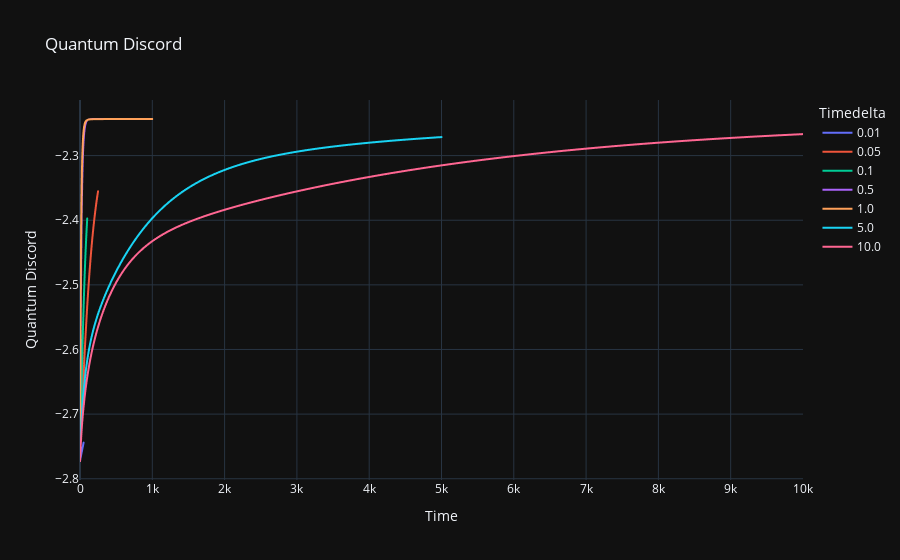

The code cell stored with this chart in its notebook:
### Code cell
fig_discord = px.line(df, x='Time', y='Quantum Discord', color='Timedelta', title='Quantum Discord')
fig_discord.show()

### Figure 1 — Plotly figure (JSON) as saved in the notebook; plotly's stock layout.template omitted (floating-point values rounded to 4 significant figures; data arrays with more than 128 entries replaced by an {"elided": "..."} marker saying what was removed)
{"data": [{"hovertemplate": "Timedelta=0.01<br>Time=%{x}<br>Quantum Discord=%{y}<extra></extra>", "legendgroup": "0.01", "line": {"color": "#636efa", "dash": "solid"}, "marker": {"symbol": "circle"}, "mode": "lines", "name": "0.01", "showlegend": true, "x": {"elided": "5001 float values"}, "xaxis": "x", "y": {"elided": "5001 float values"}, "yaxis": "y", "type": "scattergl"}, {"hovertemplate": "Timedelta=0.05<br>Time=%{x}<br>Quantum Discord=%{y}<extra></extra>", "legendgroup": "0.05", "line": {"color": "#EF553B", "dash": "solid"}, "marker": {"symbol": "circle"}, "mode": "lines", "name": "0.05", "showlegend": true, "x": {"elided": "5001 float values"}, "xaxis": "x", "y": {"elided": "5001 float values"}, "yaxis": "y", "type": "scattergl"}, {"hovertemplate": "Timedelta=0.1<br>Time=%{x}<br>Quantum Discord=%{y}<extra></extra>", "legendgroup": "0.1", "line": {"color": "#00cc96", "dash": "solid"}, "marker": {"symbol": "circle"}, "mode": "lines", "name": "0.1", "showlegend": true, "x": {"elided": "1001 float values"}, "xaxis": "x", "y": {"elided": "1001 float values"}, "yaxis": "y", "type": "scattergl"}, {"hovertemplate": "Timedelta=0.5<br>Time=%{x}<br>Quantum Discord=%{y}<extra></extra>", "legendgroup": "0.5", "line": {"color": "#ab63fa", "dash": "solid"}, "marker": {"symbol": "circle"}, "mode": "lines", "name": "0.5", "showlegend": true, "x": {"elided": "1001 float values"}, "xaxis": "x", "y": {"elided": "1001 float values"}, "yaxis": "y", "type": "scattergl"}, {"hovertemplate": "Timedelta=1.0<br>Time=%{x}<br>Quantum Discord=%{y}<extra></extra>", "legendgroup": "1.0", "line": {"color": "#FFA15A", "dash": "solid"}, "marker": {"symbol": "circle"}, "mode": "lines", "name": "1.0", "showlegend": true, "x": {"elided": "1001 float values"}, "xaxis": "x", "y": {"elided": "1001 float values"}, "yaxis": "y", "type": "scattergl"}, {"hovertemplate": "Timedelta=5.0<br>Time=%{x}<br>Quantum Discord=%{y}<extra></extra>", "legendgroup": "5.0", "line": {"color": "#19d3f3", "dash": "solid"}, "marker": {"symbol": "circle"}, "mode": "lines", "name": "5.0", "showlegend": true, "x": {"elided": "1001 float values"}, "xaxis": "x", "y": {"elided": "1001 float values"}, "yaxis": "y", "type": "scattergl"}, {"hovertemplate": "Timedelta=10.0<br>Time=%{x}<br>Quantum Discord=%{y}<extra></extra>", "legendgroup": "10.0", "line": {"color": "#FF6692", "dash": "solid"}, "marker": {"symbol": "circle"}, "mode": "lines", "name": "10.0", "showlegend": true, "x": {"elided": "1001 float values"}, "xaxis": "x", "y": {"elided": "1001 float values"}, "yaxis": "y", "type": "scattergl"}], "layout": {"xaxis": {"anchor": "y", "domain": [0.0, 1.0], "title": {"text": "Time"}}, "yaxis": {"anchor": "x", "domain": [0.0, 1.0], "title": {"text": "Quantum Discord"}}, "legend": {"title": {"text": "Timedelta"}, "tracegroupgap": 0}, "title": {"text": "Quantum Discord"}}}
